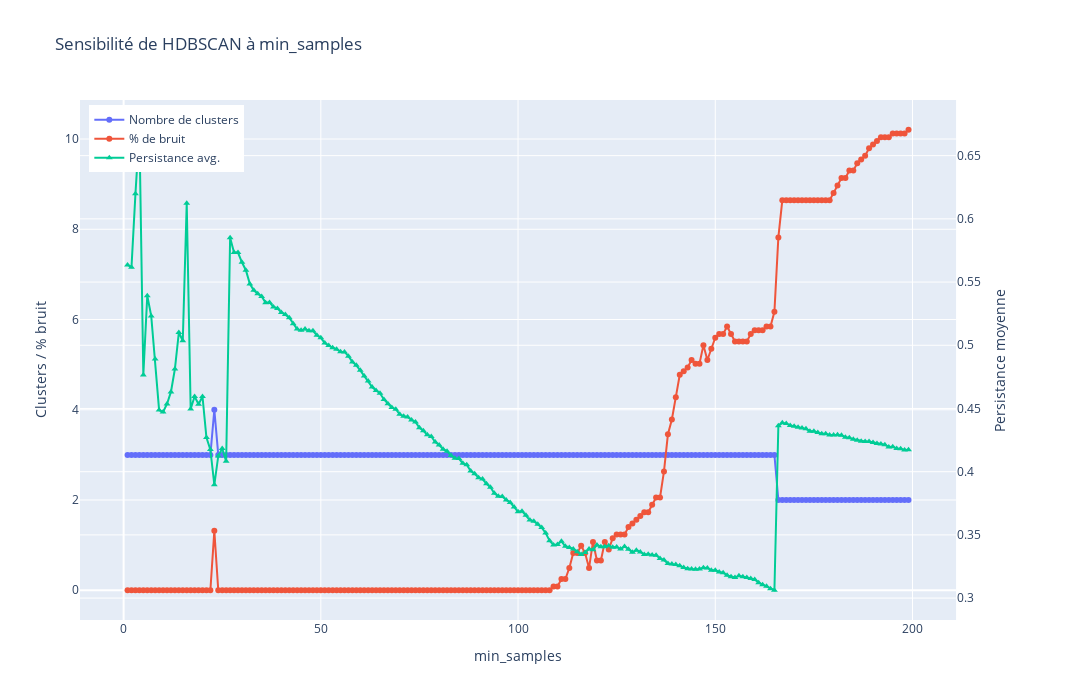

The cell this chart's notebook holds for it:
### Code cell
import numpy as np
import pandas as pd
import hdbscan
import plotly.graph_objects as go
from plotly.subplots import make_subplots
# Assuming df contains the data with UMAP coordinates
XX = df[["x_umap", "y_umap"]].to_numpy()



# (1) Calcul des résultats
min_samples_range = list(range(1, 200))
results = []
for ms in min_samples_range:
    clusterer = hdbscan.HDBSCAN(
        min_cluster_size=100,
        min_samples=ms,
        metric='euclidean',
        prediction_data=True
    )
    labels = clusterer.fit_predict(XX)
    n_clusters = len(set(labels) - {-1})
    noise_pct = np.mean(labels == -1) * 100
    avg_persistence = (np.median(clusterer.cluster_persistence_)
                       if clusterer.cluster_persistence_.size > 0 else 0)
    results.append({
        'min_samples': ms,
        'n_clusters': n_clusters,
        'noise_pct': noise_pct,
        'avg_persistence': avg_persistence
    })
df_results2 = pd.DataFrame(results)

# (2) Création de la figure interactive
fig = make_subplots(specs=[[{"secondary_y": True}]])

# Trace 1 : nombre de clusters
fig.add_trace(
    go.Scatter(
        x=df_results2['min_samples'],
        y=df_results2['n_clusters'],
        mode='lines+markers',
        name='Nombre de clusters'
    ),
    secondary_y=False
)

# Trace 2 : pourcentage de bruit
fig.add_trace(
    go.Scatter(
        x=df_results2['min_samples'],
        y=df_results2['noise_pct'],
        mode='lines+markers',
        name='% de bruit'
    ),
    secondary_y=False
)

# Trace 3 : persistance moyenne
fig.add_trace(
    go.Scatter(
        x=df_results2['min_samples'],
        y=df_results2['avg_persistence'],
        mode='lines+markers',
        name='Persistance avg.',
        marker_symbol='triangle-up'
    ),
    secondary_y=True
)

# (3) Mise en forme des axes et du layout
fig.update_layout(
    title='Sensibilité de HDBSCAN à min_samples',
    xaxis_title='min_samples',
    legend=dict(x=0.01, y=0.99),
    width=1400, height=700
)
fig.update_yaxes(title_text='Clusters / % bruit', secondary_y=False)
fig.update_yaxes(title_text='Persistance moyenne', secondary_y=True)

# (4) Affichage
fig.show()

### Figure 1 — Plotly figure (JSON) as saved in the notebook; plotly's stock layout.template omitted (floating-point values rounded to 4 significant figures; data arrays with more than 128 entries replaced by an {"elided": "..."} marker saying what was removed)
{"data": [{"mode": "lines+markers", "name": "Nombre de clusters", "type": "scatter", "x": {"elided": "199 int values"}, "xaxis": "x", "y": {"elided": "199 int values"}, "yaxis": "y"}, {"mode": "lines+markers", "name": "% de bruit", "type": "scatter", "x": {"elided": "199 int values"}, "xaxis": "x", "y": {"elided": "199 float values"}, "yaxis": "y"}, {"marker": {"symbol": "triangle-up"}, "mode": "lines+markers", "name": "Persistance avg.", "type": "scatter", "x": {"elided": "199 int values"}, "xaxis": "x", "y": {"elided": "199 float values"}, "yaxis": "y2"}], "layout": {"height": 700, "legend": {"x": 0.01, "y": 0.99}, "title": {"text": "Sensibilité de HDBSCAN à min_samples"}, "width": 1400, "xaxis": {"anchor": "y", "domain": [0, 0.94], "title": {"text": "min_samples"}}, "yaxis": {"anchor": "x", "domain": [0, 1], "title": {"text": "Clusters / % bruit"}}, "yaxis2": {"anchor": "x", "overlaying": "y", "side": "right", "title": {"text": "Persistance moyenne"}}}}
